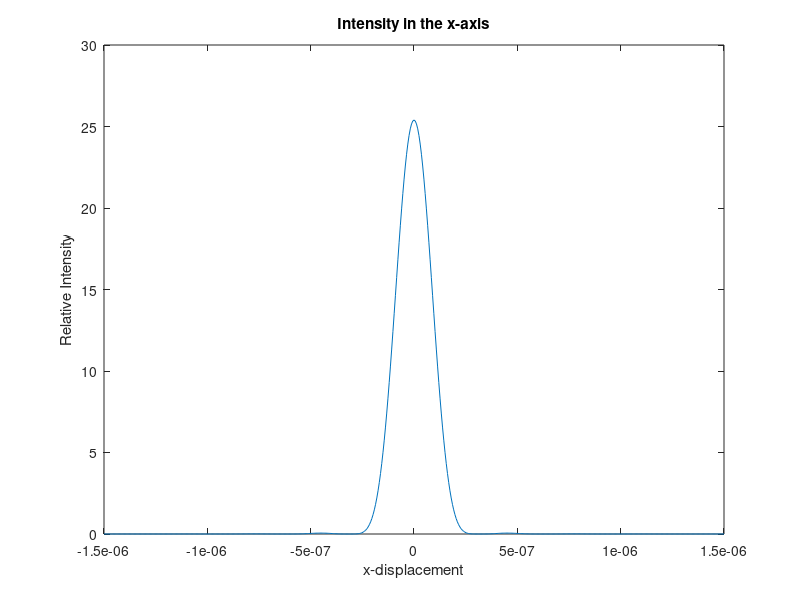
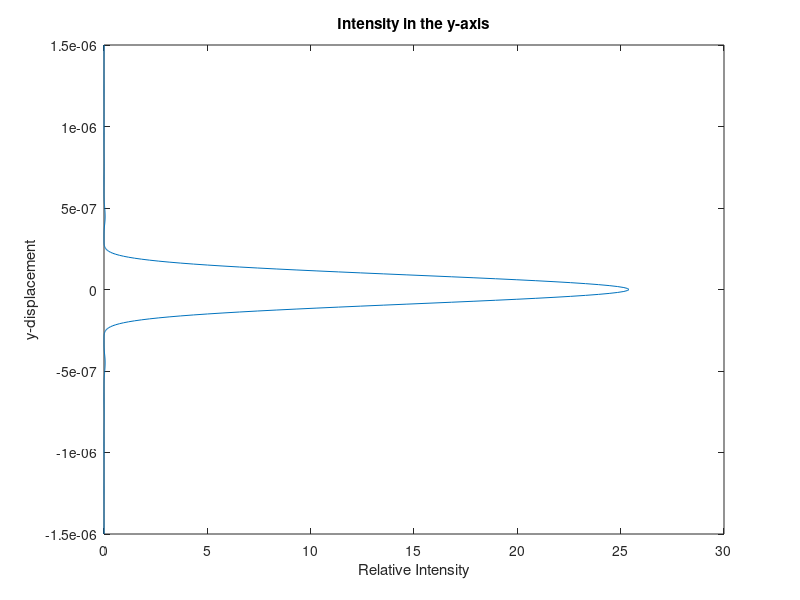
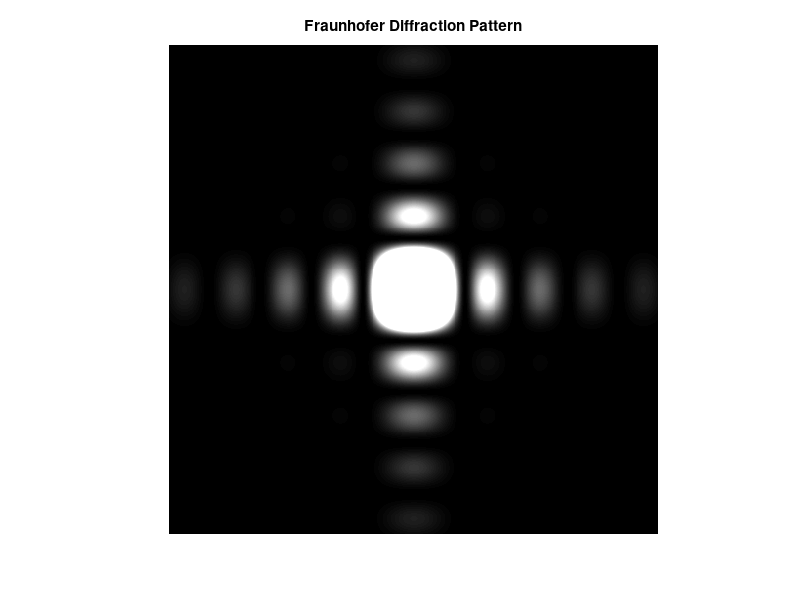

Here is the MATLAB script that generated these plots, in order:
%{
Program to find the Fraunhofer Diffraction Pattern for a range of x and
y values for a given width and length of a rectangular/square aperture. 

Written by Aasim Patel
27 July 2017

%}

% Define values------------------------------------------------------------
lambda = 630e-9;    % Wavelength
z = 100;    % Distance
Wx = 1e-2;  % Aperture Width x-axis
Wy = 1e-2;  % Aperture Length y-axis
A = 4*Wx*Wy; % Aperture Area

x = linspace(-15e-7, 15e-7, 501);
y = linspace(-15e-7, 15e-7, 501);

intensity = (A^2/lambda*z) * sinc(2*Wx*x/lambda*z).^2 ...
            .* sinc(2*Wy*y/lambda*z).^2;

%Plot----------------------------------------------------------------------
figure(1);
plot(x, intensity)
title('Intensity in the x-axis');
xlabel('x-displacement');
ylabel('Relative Intensity');

figure(2);
plot(intensity, y)
title('Intensity in the y-axis');
xlabel('Relative Intensity');
ylabel('y-displacement');

intensity = zeros(length(x), length(y));

for i = 1 : 1: length(x)
    for j = 1: 1: length(y)
        intensity(i,j) = (A^2/lambda*z) * sinc(2*Wx*x(i)/lambda*z).^2 ...
        .* sinc(2*Wy*y(j)/lambda*z).^2;
    end
end

figure(3);
imshow(intensity)
title('Fraunhofer Diffraction Pattern');

%End-----------------------------------------------------------------------